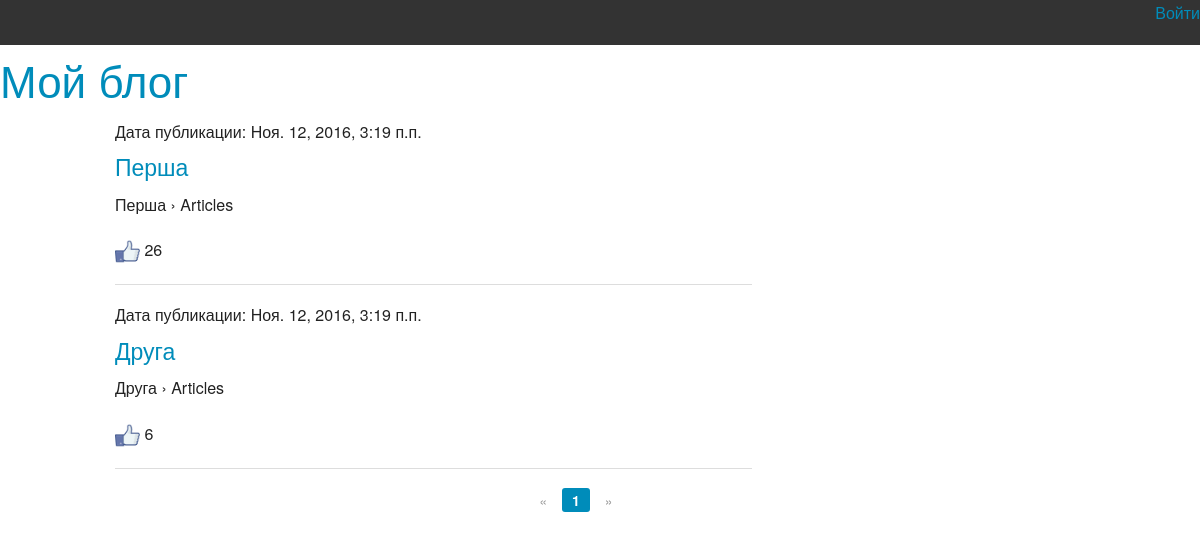
/basicview/articles/all/, run on an earlier commit of the app's database.
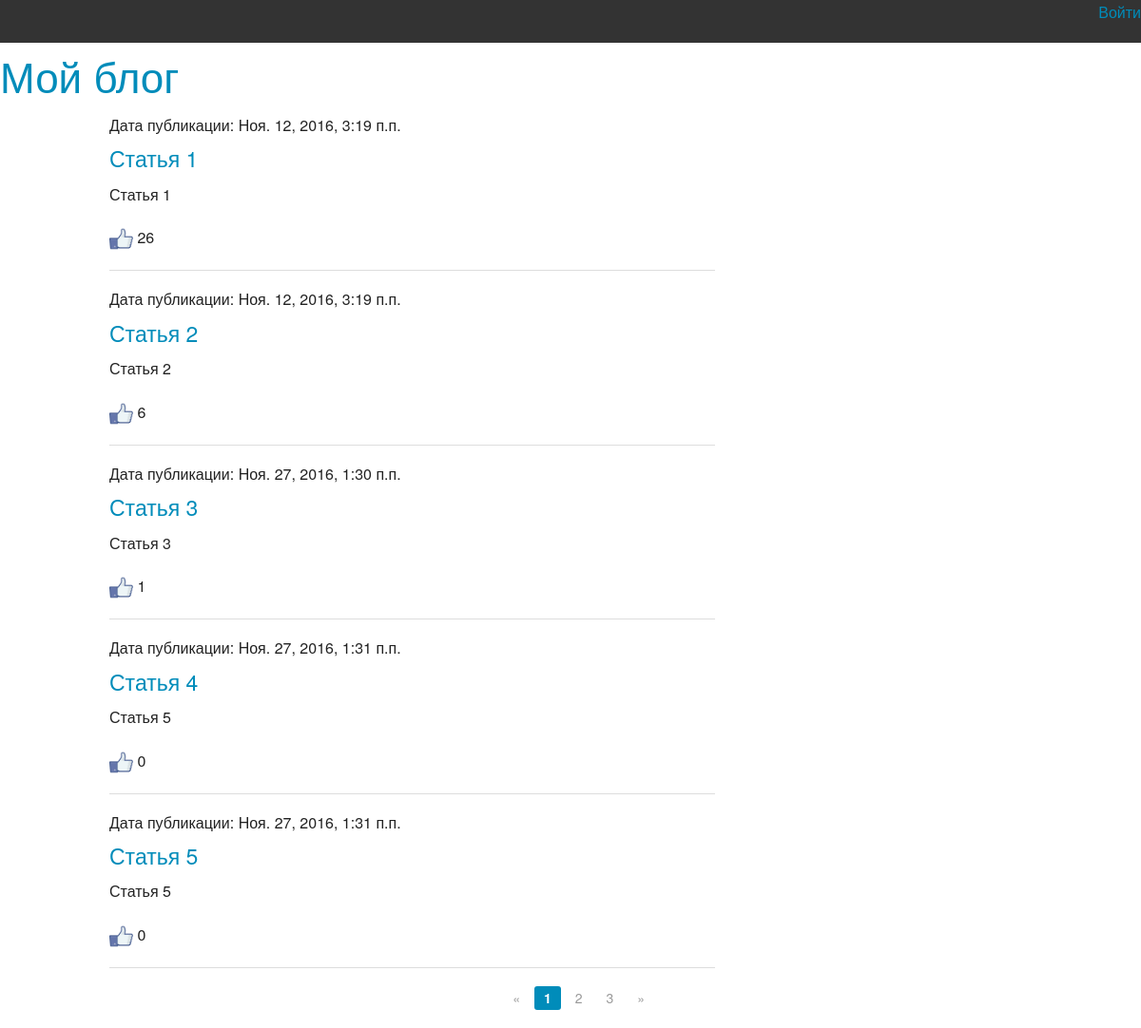
And on a later commit of the database.
### article/models.py (models this page shows)
class Article(models.Model):
	class Meta():
		db_table = "article"
	article_title = models.CharField(max_length=200)
	article_text = models.TextField()
	article_date = models.DateTimeField()
	article_likes = models.IntegerField(default=0)

### article/views.py (the view)
# urls.py: url(r'^articles/get/(?P<article_id>\d+)/$', article),
def articles(request, page_number=1):
    all_articles = Article.objects.all()
    current_page = Paginator(all_articles, 5)
    return render_to_response('articles.html', {
                              'articles': current_page.page(page_number),
                              'username': auth.get_user(request).username})

### article/templates/articles.html
{% extends 'main.html' %}
{% load staticfiles %}
{% block article %}
<div class="large-8 columns">
{% for article in articles %}
    <h6>Дата публикации: {{ article.article_date}}</h6>
    <h4><a href="/articles/get/{{ article.id }}">{{ article.article_title }}</a></h4>
    <p>{{ article.article_text }}</p>
    <p><a href="/articles/addlike/{{ article.id }}/"><img src="{% static "images.jpg" %}" width="25px" height="25px"></a> {{ article.article_likes }}</p>
    <hr>
{% endfor %}
</div>
<div class="row">
        <div class="large-3 large-offset-5 columns">
            <ul class="pagination">
                {% if articles.has_previous %}
                    <li class="arrow"><a href="/page/{{ articles.previous_page_number }}/">&laquo;</a></li>
                {% else %}
                    <li class="arrow unavailable"><a href="">&laquo;</a></li>
                {% endif %}
                {% for page in articles.paginator.page_range %}
                    {% if page == articles.number %}
                        <li class="current"><a href="/page/{{ page }}/">{{ page }}</a></li>
                    {% else %}
                        <li><a href="/page/{{ page }}/">{{ page }}</a></li>
                    {% endif %}
                {% endfor %}
                {% if articles.has_next %}
                    <li class="arrow"><a href="/page/{{ articles.next_page_number }}/">&raquo;</a></li>
                {% else %}
                    <li class="arrow unavailable"><a href="">&raquo;</a></li>
                {% endif %}
            </ul>
        </div>
    </div>
{% endblock %}

### templates/main.html (shortened to what this page needs)
{% load staticfiles %}
<!DOCTYPE html>
<html lang="en">
<head>
    <link  rel="stylesheet" type="text/css" href="{% static "/css/foundation.css" %}">
</head>
<body>
<div class="top-bar">
    <section class="top-bar-right">
        <ul class="right">
            {% if username %}
                <li><a href="/auth/logout/">Выйти ({{ username }})</a></li>
            {% else %}
                <li><a href="/auth/login/">Войти</a></li>
            {% endif %}
        </ul>
    </section>
</div>
<h1><a href="/">Мой блог</a></h1>
<div class="row">
{% block article %}{% endblock  %}
</div>
</body>
</html>

What changed in the data, as far as the page shows it:
changed Article: article_title "Перша" → "Статья 1"; article_text "Перша › Articles" → "Статья 1"
changed Article: article_title "Друга" → "Статья 2"; article_text "Друга › Articles" → "Статья 2"
added Article: article_date "Ноя. 27, 2016, 1:30 п.п.", article_title "Статья 3", article_text "Статья 3", article_likes "1"
added Article: article_date "Ноя. 27, 2016, 1:31 п.п.", article_title "Статья 4", article_text "Статья 5", article_likes "0"
added Article: article_date "Ноя. 27, 2016, 1:31 п.п.", article_title "Статья 5", article_text "Статья 5", article_likes "0"
Also different on the page:
new list line: "2"
new list line: "3"
